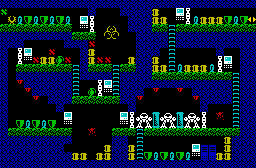

Tiled map render using the project's own tile images. Description and the whole map definition, tile-layer contents included, below:
An orthogonal 32x21 tile map with 8x8 px tiles, 1 tile layer (Слой тайлов 1), 2 tilesets.

<map version="1.4" tiledversion="1.4.3" orientation="orthogonal" renderorder="right-down" width="32" height="21" tilewidth="8" tileheight="8" infinite="0" backgroundcolor="#141414" nextlayerid="4" nextobjectid="1">
 <editorsettings>
  <chunksize width="32" height="21" />
  <export target="../../../../..[local-path]/Desktop/123.csv" format="csv" />
 </editorsettings>
 <tileset firstgid="1" name="tiles" tilewidth="8" tileheight="8" tilecount="105" columns="15">
  <image source="tiles.png" width="120" height="56" />
 </tileset>
 <tileset firstgid="106" name="tiles" tilewidth="8" tileheight="8" tilecount="105" columns="15">
  <image source="tiles.png" width="120" height="56" />
 </tileset>
 <layer id="1" name="Слой тайлов 1" width="32" height="21" offsetx="-0.00676329" offsety="0.000483092">
  <data encoding="csv">
12,12,12,12,12,12,12,12,12,12,12,12,12,12,12,12,12,12,12,12,12,12,12,12,12,12,12,12,12,12,12,12,
98,1,1,1,1,1,1,1,1,1,1,12,1,1,1,12,12,12,12,6,1,1,19,11,1,1,1,1,1,1,1,1,
1,8,10,9,10,9,10,9,10,1,19,11,1,1,1,1,12,12,12,6,6,1,20,11,10,6,6,6,9,10,9,100,
2,2,2,2,2,2,2,2,2,1,20,11,1,64,65,1,12,12,12,2,2,7,2,2,2,2,2,2,2,2,2,2,
12,12,12,12,12,12,12,12,12,2,2,2,1,66,67,1,1,12,12,12,12,7,12,12,12,12,12,12,12,12,12,12,
12,12,12,1,1,1,1,1,12,12,12,99,1,1,1,1,1,12,12,12,12,7,12,12,12,12,12,12,12,12,12,12,
12,1,11,19,1,1,99,1,1,1,12,6,1,1,1,1,1,12,12,12,1,7,1,1,1,1,1,12,1,1,12,12,
12,1,11,20,99,6,6,3,99,1,12,6,99,99,1,1,6,12,12,6,1,7,1,1,1,1,1,11,19,1,12,12,
12,1,2,2,2,2,2,2,2,7,12,2,2,2,7,2,2,12,12,6,6,7,10,6,6,6,10,11,20,1,12,12,
12,1,12,12,12,12,12,12,12,7,12,12,12,12,7,12,12,12,12,2,2,2,2,2,2,2,2,2,2,7,12,12,
12,1,62,12,12,12,12,12,12,7,1,1,11,19,7,12,12,12,12,12,12,12,12,12,12,12,12,12,12,7,12,12,
12,1,1,62,12,12,12,12,12,7,1,3,11,20,7,12,12,12,1,62,1,1,62,1,12,12,12,12,12,7,12,12,
12,1,1,1,62,1,12,12,12,2,2,2,2,2,2,12,12,62,1,1,1,1,1,1,62,12,12,12,12,7,12,12,
12,1,1,1,1,1,1,12,1,1,1,1,1,1,1,1,12,1,1,1,1,1,1,1,1,12,1,1,1,7,12,12,
12,1,1,1,1,1,1,1,19,1,1,1,1,1,1,19,11,70,71,68,70,71,68,70,71,11,1,63,1,7,12,12,
12,1,9,10,9,10,9,1,20,1,1,1,1,1,1,20,11,72,73,69,72,73,69,72,73,11,1,1,1,7,12,12,
12,2,2,2,2,2,2,2,2,1,1,63,1,1,2,2,2,7,2,2,2,2,2,2,2,2,2,2,2,2,12,12,
12,12,12,12,12,12,12,12,12,1,1,1,1,1,12,12,1,7,1,1,1,1,1,1,1,1,1,1,6,12,12,12,
12,12,12,12,12,12,12,12,1,1,1,1,1,6,12,12,6,7,1,1,1,1,1,1,19,4,4,1,6,12,12,12,
12,12,12,12,12,12,12,12,12,6,6,1,6,6,12,12,6,7,9,10,9,10,9,10,20,5,5,6,6,12,12,12,
12,12,12,12,12,12,12,12,12,12,12,12,12,12,12,12,12,12,12,12,12,12,12,12,12,12,12,12,12,12,12,12
</data>
 </layer>
</map>